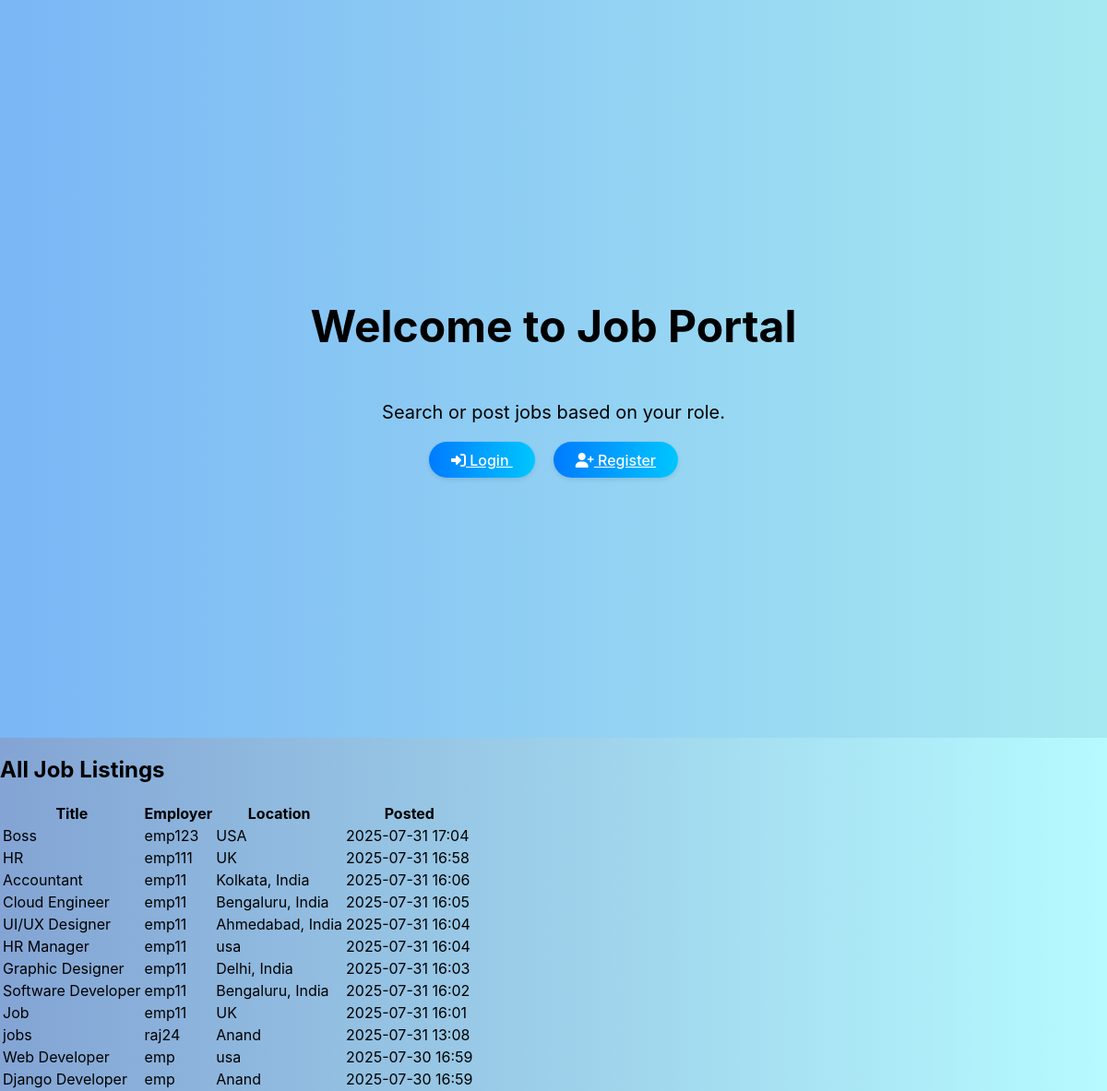
The app's page /admin-dashboard/manage-jobs/ with its own data.
### core/models.py (models this page shows, shortened)
class Job(models.Model):
    title = models.CharField(max_length=255)
    description = models.TextField()
    salary = models.DecimalField(max_digits=10, decimal_places=2)
    location = models.CharField(max_length=100)
    category = models.CharField(max_length=100)
    posted_by = models.ForeignKey(User, on_delete=models.CASCADE, related_name='jobs')
    date_posted = models.DateTimeField(auto_now_add=True)

class User(AbstractUser):
    ROLE_CHOICES = (
        ('job_seeker', 'Job Seeker'),
        ('employer', 'Employer'),
        ('admin', 'Admin'),
    )
    role = models.CharField(max_length=20, choices=ROLE_CHOICES)

### core/views.py (the view)
# urls.py: path('admin-dashboard/manage-jobs/', views.admin_manage_jobs, name='admin_manage_jobs'),
def admin_manage_jobs(request):
    jobs = Job.objects.all().order_by('-date_posted')
    return render(request, 'dashboard/admin_manage_jobs.html', {'jobs': jobs})

### core/templates/dashboard/admin_manage_jobs.html (shortened to what this page needs)
<!DOCTYPE html>
<html lang="en">
<head>
</head>
<body>
    {% extends "base.html" %}
{% block content %}
<div class="container mt-4">
  <h2>All Job Listings</h2>
  <table class="table table-bordered">
    <thead>
      <tr>
        <th>Title</th>
        <th>Employer</th>
        <th>Location</th>
        <th>Posted</th>
      </tr>
    </thead>
    <tbody>
      {% for job in jobs %}
      <tr>
        <td>{{ job.title }}</td>
        <td>{{ job.posted_by.username }}</td>
        <td>{{ job.location }}</td>
        <td>{{ job.date_posted|date:"Y-m-d H:i" }}</td>
      </tr>
      {% empty %}
      <tr><td colspan="4">No jobs posted yet.</td></tr>
      {% endfor %}
    </tbody>
  </table>
</div>
{% endblock %}

### core/templates/base.html (shortened to what this page needs)
<!DOCTYPE html>
<html lang="en">
<head>
  {% load static %}
  <link rel="stylesheet" href="{% static 'css/style.css' %}">
  <link href="https://cdnjs.cloudflare.com/ajax/libs/font-awesome/6.5.0/css/all.min.css" rel="stylesheet">
</head>
<body>
    {% if not user.is_authenticated %}
    <div class="hero">
      <h1>Welcome to Job Portal</h1>
      <p>Search or post jobs based on your role.</p>
      <div class="mt-3 d-flex gap-3 justify-content-center">
        <a href="{% url 'login' %}" class="btn btn-primary rounded-pill btn-animated">
          <i class="fas fa-sign-in-alt me-1"></i> Login
        </a>
        <a href="{% url 'register' %}" class="btn btn-outline-light rounded-pill btn-animated">
          <i class="fas fa-user-plus me-1"></i> Register
        </a>
      </div>
    </div>
    {% endif %}
  <div class="container mt-4">
    {% block content %}{% endblock %}
  </div>
</body>
</html>

### core/static/css/style.css (style rules this page uses)
body { margin: 0; padding: 0; font-family: 'Inter', sans-serif; background: linear-gradient(to right, #83a4d4, #b6fbff); min-height: 100vh; }
.btn { min-width: 120px; font-weight: 500; font-size: 1rem; }
.btn-animated { transition: all 0.3s ease; box-shadow: 0 2px 5px rgba(0,0,0,0.1); }
.hero { height: 100vh; display: flex; flex-direction: column; justify-content: center; align-items: center; background: linear-gradient(to right, #7ab6f5, #a7e9f1); text-align: center; }
.hero h1 { font-size: 3rem; font-weight: bold; }
.hero p { font-size: 1.25rem; margin-bottom: 30px; }
.hero .btn { margin: 0 10px; min-width: 120px; }
.btn-animated { background: linear-gradient(to right, #007bff, #00c6ff); color: white; border: none; border-radius: 30px; padding: 0.6rem 1.5rem; font-size: 1rem; transition: all 0.4s ease; cursor: pointer; }

### records on screen
Job: title "Boss", posted_by.username "emp123", location "USA", date_posted "2025-07-31 17:04"
Job: title "HR", posted_by.username "emp111", location "UK", date_posted "2025-07-31 16:58"
Job: title "Accountant", posted_by.username "emp11", location "Kolkata, India", date_posted "2025-07-31 16:06"
Job: title "Cloud Engineer", posted_by.username "emp11", location "Bengaluru, India", date_posted "2025-07-31 16:05"
Job: title "UI/UX Designer", posted_by.username "emp11", location "Ahmedabad, India", date_posted "2025-07-31 16:04"
Job: title "HR Manager", posted_by.username "emp11", location "usa", date_posted "2025-07-31 16:04"
Job: title "Graphic Designer", posted_by.username "emp11", location "Delhi, India", date_posted "2025-07-31 16:03"
Job: title "Software Developer", posted_by.username "emp11", location "Bengaluru, India", date_posted "2025-07-31 16:02"
Job: title "Job", posted_by.username "emp11", location "UK", date_posted "2025-07-31 16:01"
Job: title "jobs", posted_by.username "raj24", location "Anand", date_posted "2025-07-31 13:08"
Job: title "Web Developer", posted_by.username "emp", location "usa", date_posted "2025-07-30 16:59"
Job: title "Django Developer", posted_by.username "emp", location "Anand", date_posted "2025-07-30 16:59"
